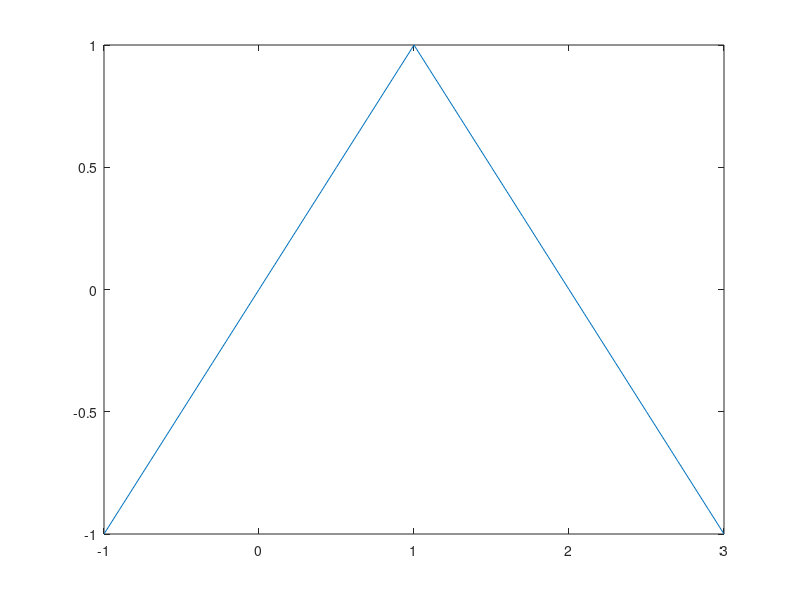

This chart was generated by the following MATLAB code:
%First, we plot the triangular function 

x=-1:0.1:3;

x1=x(x<1);
x2=x(x>=1);

y1=x1;
y2=-x2+2;

plot(x,[y1 y2])

% Now, we calculate the Fourier series
T = 4; % Period
w0 = 2*pi/T; % Angular frequency
% Assuming an amplitude of A=1

% Fundamental frequency
C1 = 0

% Sum of unwanted harmonics
unwanted = 0

for n = 1:10
    f1=@(t) t;
    i1=quad(f1, -1, 1);
    f2=@(t) -t + 2;
    i2=quad(f2, 1, 3);
    
    a0=(1/T)*(i1 + i2);
    
    f1a=@(t) t*cos(n*w0*t);
    i1a=quad(f1a, -1, 1);
    f2a=@(t) (-t + 2) * cos(n*w0*t);
    i2a=quad(f2a, 1, 3);
    
    an = (2/T) * (i1a + i2a);
    
    f1b=@(t) t*sin(n*w0*t);
    i1b=quad(f1b, -1, 1);
    f2b=@(t) (-t + 2) * sin(n*w0*t);
    i2b=quad(f2b, 1, 3);
   
    bn = (2/T) * (i1b + i2b);
    
    disp("n: "); disp(n);
    disp("A0: "); disp(a0);
    disp("An: "); disp(an);
    disp("Bn: "); disp(bn);
    
    if (n == 1)
        C1 = an + bn
    else
        unwanted = unwanted + (an + bn)^2;
    endif
endfor

THD = (sqrt(unwanted) / C1) * 100;
disp("THD is: ");disp(THD);disp(" %")